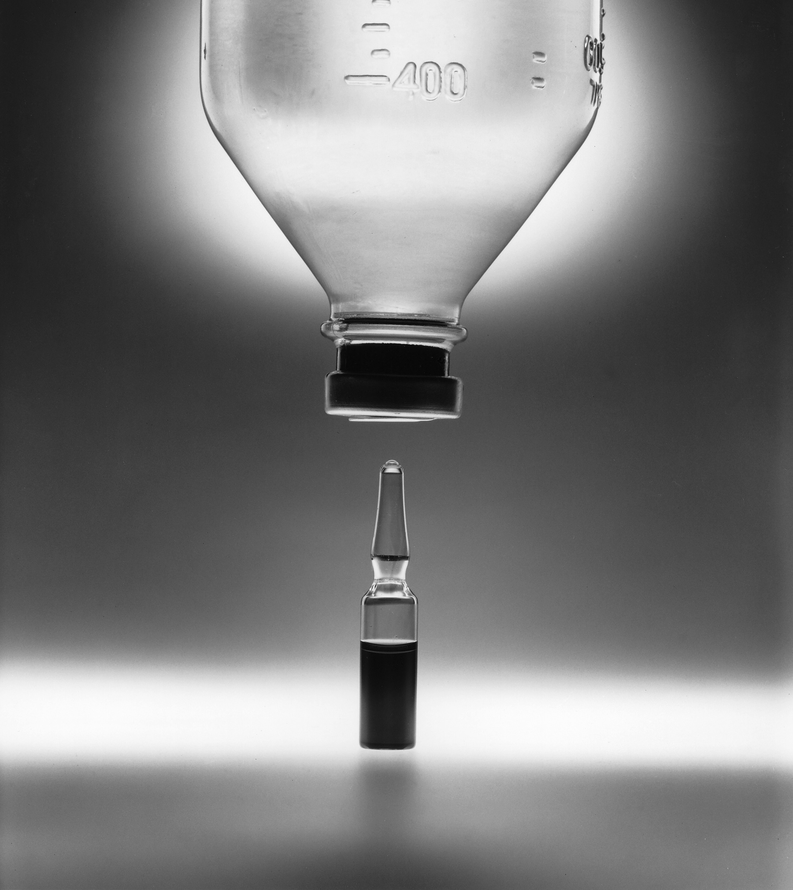
#> input picture project2_joao_felix_caroline_braz/drip-bottle-256.tif, 793 x 890 px, shrunk from 1800 x 2022 before the run
$ python reduce_intensity.py
#> lines starting #> are read from the running program, lines starting #| are printed output that depends on the picture; after the words box and inside, x2 and y2 are one past the last pixel; in counts of white or black regions, pixels touching at a corner belong together
import cv2  # Biblioteca OpenCV para processamento de imagens
import numpy as np  # Biblioteca NumPy para manipulação de arrays
from PIL import Image  # Biblioteca PIL para manipulação de imagens


# Função para reduzir a intensidade da imagem
def reduce_intensity(image, intensity_level):
    # Calcula o valor de desnormalização com base no nível de intensidade
    value_denormalized = 255 / intensity_level

    # Reduz o nível de intensidade da imagem, convertendo para tipo de dado np.uint8
    image_reduced_level = np.uint8(np.floor(np.double(image) / value_denormalized))

    # Normaliza a imagem reduzida para o intervalo de 0 a 255
    image_normalized = cv2.normalize(image_reduced_level, None, 0, 255, norm_type=cv2.NORM_MINMAX)

    return image_normalized


# Abre a imagem usando PIL
r = Image.open('drip-bottle-256.tif')
#> r is the input picture: PIL image 793x890 L; min 3, max 253, mean 123.1

# Converte a imagem para escala de cinza
image_gray = r.convert('L')

# Obtém o DPI original da imagem
dpi_original = r.info.get('dpi')
#> dpi_original = (1, 1)

# Converte a imagem em escala de cinza para uma matriz Numpy
image_matrix = np.asarray(image_gray)

# Itera sobre os valores de k de 1 a 7 (total de 8 níveis de intensidade)
for k in range(8):
    intensity_level = 2 ** k  # Calcula o nível de intensidade como 2 elevado a k

    # Chama a função de redução de intensidade e recebe a imagem normalizada
    matrix_result = reduce_intensity(image_matrix, intensity_level)

    # Transforma a matriz resultante de volta em um objeto de imagem
    s = Image.fromarray(matrix_result)

    # Define o DPI alvo como o valor original do DPI
    dpi_target = dpi_original

    # Salva a imagem resultante com o nível de intensidade ajustado
    s.save('drip-bottle-' + str(intensity_level) + '.tif', optimize=False, dpi=dpi_target)
#> this loop made 8 passes
#> pass 2, in reduce_intensity (call 2), `image_reduced_level = np.uint8(np.floor(np.double(image) / value_denor..`:
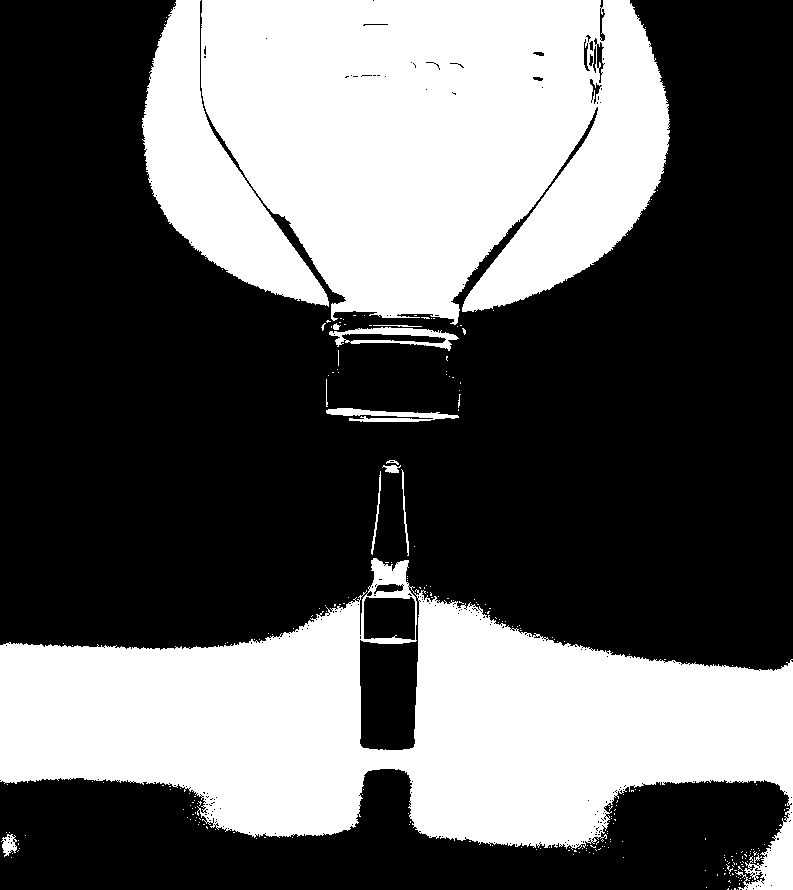
#> image_reduced_level: shape (890, 793); values 0 (black) and 1 (white), 38.6% white; 272 white regions (257 under 20 px), largest, box (x1, y1, x2, y2) and area: (0, 558, 793, 890) 128802, (201, 0, 670, 325) 118510, (142, 0, 329, 307) 21267
#> pass 3, in reduce_intensity (call 3), `image_reduced_level = np.uint8(np.floor(np.double(image) / value_denor..`:
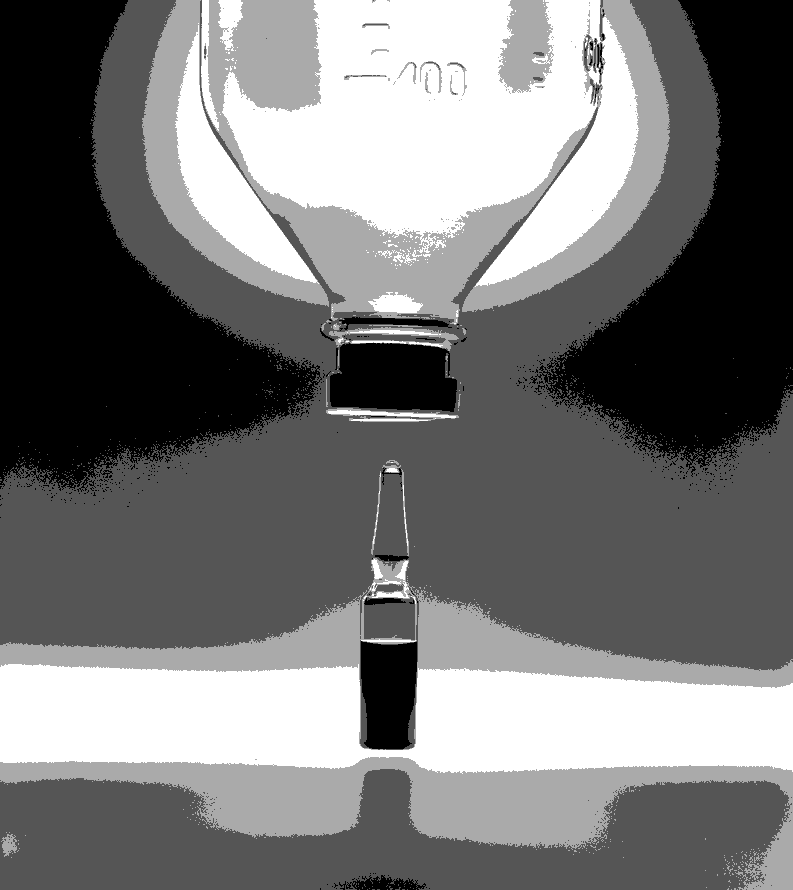
#> image_reduced_level: shape (890, 793); min 0, max 3, mean 1.39; drawn with min black and max white

$ run again, with project2_joao_felix_caroline_braz/drip-bottle-2.tif copied over project2_joao_felix_caroline_braz/drip-bottle-256.tif
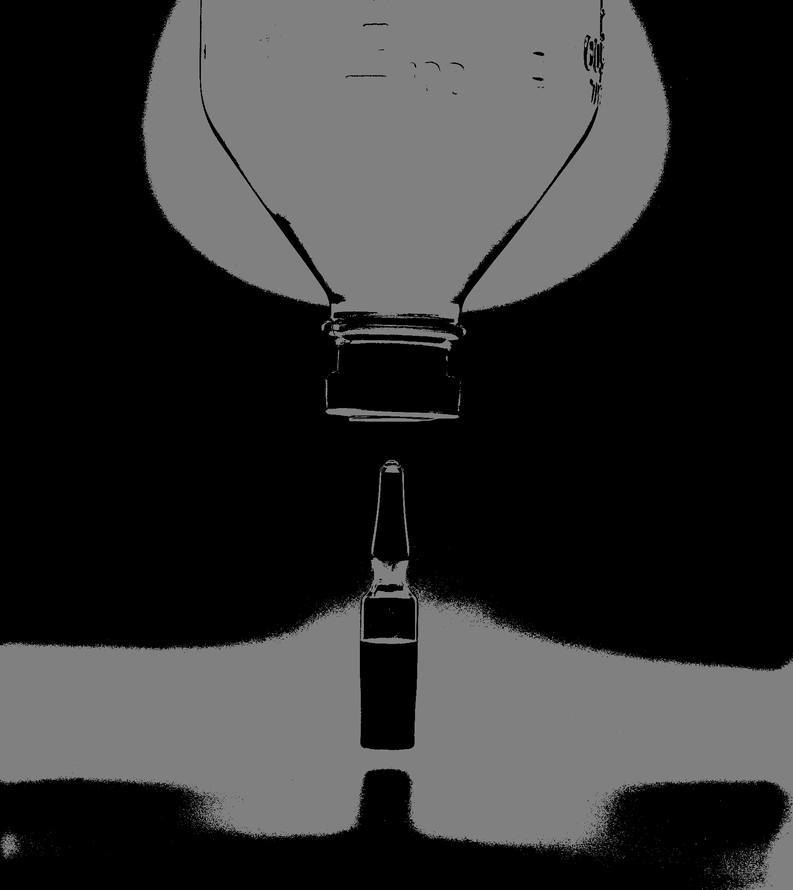
#> input picture project2_joao_felix_caroline_braz/drip-bottle-2.tif, 793 x 890 px, shrunk from 1800 x 2022 before the run
#> r is the input picture: PIL image 793x890 L; min 0, max 180, mean 49.5
#> dpi_original = (1, 1)
#> the loop `for k in range(8):` made 8 passes
#> pass 2, in reduce_intensity (call 2), `image_reduced_level = np.uint8(np.floor(np.double(image) / value_denor..`:
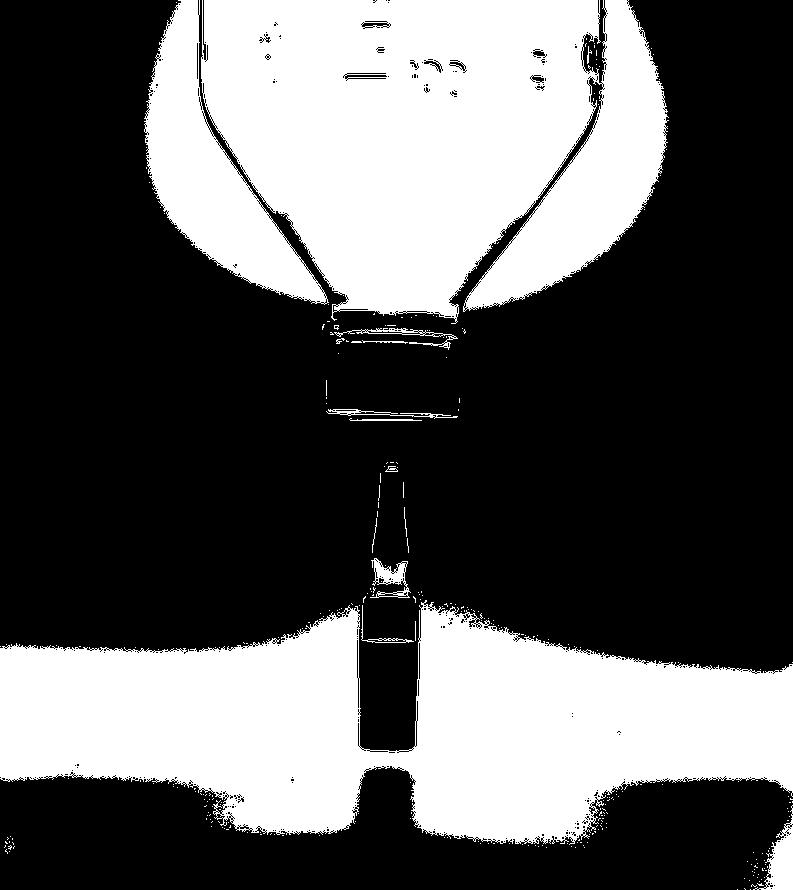
#> image_reduced_level: shape (890, 793); values 0 (black) and 1 (white), 36.2% white; 311 white regions (294 under 20 px), largest, box (x1, y1, x2, y2) and area: (0, 600, 793, 845) 117493, (201, 0, 669, 324) 114474, (144, 0, 329, 305) 19835
#> after the loop `for k in range(8):`:
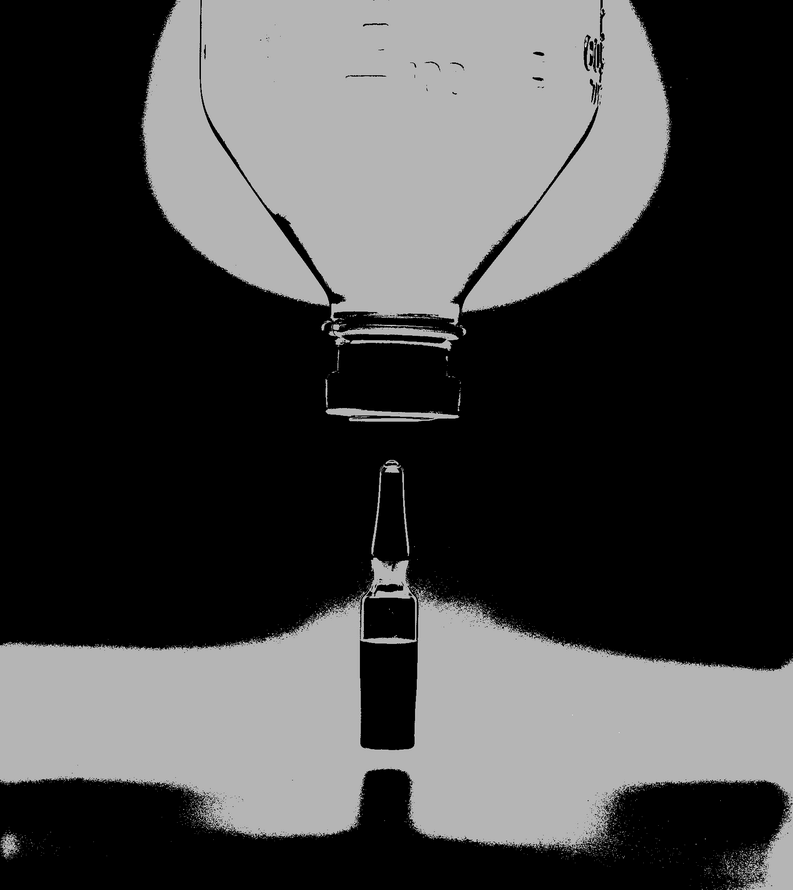
#> matrix_result: shape (890, 793); min 0, max 255, mean 69.9
